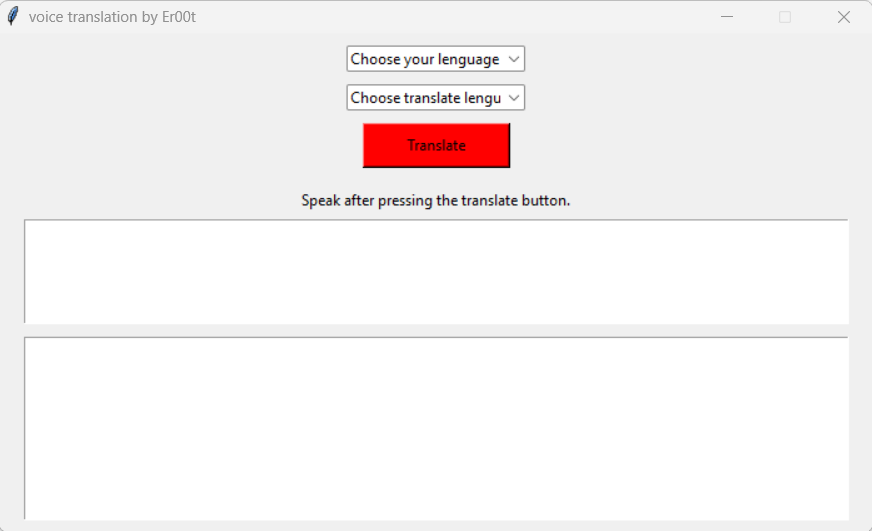

Generate this figure with Python:
import tkinter as tk
from tkinter import messagebox
from tkinter.ttk import Combobox
import speech_recognition as sr
from googletrans import Translator
from gtts import gTTS
from playsound import playsound
import random 
import os


root=tk.Tk() # açılış
root.geometry("700x400+500+250")
root.resizable(False,False)
root.title("voice translation by Er00t")

# ***************************  language selection sections ***********************
secim=tk.StringVar()
lst=['af : afrikaans',
    'sq : albanian', 
    'am : amharic', 
    'ar : arabic', 
    'hy : armenian', 
    'az : azerbaijani', 
    'eu : basque', 
    'be : belarusian', 
    'bn : bengali', 
    'bs : bosnian', 
    'bg : bulgarian', 
    'ca : catalan', 
    'ce:: cebuano', 
    'ny : chichewa', 
    'zhn: : chinese (simplified)', 
    'zhw: : chinese (traditional)', 
    'co : corsican', 
    'hr : croatian', 
    'cs : czech', 
    'da : danish', 
    'nl : dutch', 
    'en : english', 
    'eo : esperanto', 
    'et : estonian', 
    'tl : filipino', 
    'fi : finnish', 
    'fr : french', 
    'fy : frisian', 
    'gl : galician', 
    'ka : georgian', 
    'de : german', 
    'el : greek', 
    'gu : gujarati', 
    'ht : haitian creole', 
    'ha : hausa', 
    'ha:: hawaiian', 
    'iw : hebrew', 
    'he : hebrew', 
    'hi : hindi', 
    'hm:: hmong', 
    'hu : hungarian', 
    'is : icelandic', 
    'ig : igbo', 
    'id : indonesian', 
    'ga : irish', 
    'it : italian', 
    'ja : japanese', 
    'jw : javanese', 
    'kn : kannada', 
    'kk : kazakh', 
    'km : khmer', 
    'ko : korean', 
    'ku : kurdish (kurmanji)', 
    'ky : kyrgyz', 
    'lo : lao', 
    'la : latin', 
    'lv : latvian', 
    'lt : lithuanian', 
    'lb : luxembourgish', 
    'mk : macedonian', 
    'mg : malagasy', 
    'ms : malay', 
    'ml : malayalam', 
    'mt : maltese', 
    'mi : maori', 
    'mr : marathi', 
    'mn : mongolian', 
    'my : myanmar (burmese)', 
    'ne : nepali', 
    'no : norwegian', 
    'or : odia', 
    'ps : pashto', 
    'fa : persian',
    'pl : polish', 
    'pt : portuguese', 
    'pa : punjabi', 
    'ro : romanian', 
    'ru : russian', 
    'sm : samoan', 
    'gd : scots gaelic', 
    'sr : serbian', 
    'st : sesotho', 
    'sn : shona', 
    'sd : sindhi', 
    'si : sinhala', 
    'sk : slovak', 
    'sl : slovenian', 
    'so : somali', 
    'es : spanish', 
    'su : sundanese', 
    'sw : swahili', 
    'sv : swedish', 
    'tg : tajik', 
    'ta : tamil', 
    'te : telugu', 
    'th : thai', 
    'tr : turkish', 
    'uk : ukrainian', 
    'ur : urdu', 
    'ug : uyghur', 
    'uz : uzbek', 
    'vi : vietnamese', 
    'cy : welsh', 
    'xh : xhosa', 
    'yi : yiddish', 
    'yo : yoruba', 
    'zu : zulu']
list_=Combobox(root,values=lst,textvariable=secim)
list_.set('Choose your lenguage')
list_.pack(padx=10,pady=10)

def yazdır2():
    a=secim.get()[0:2]
    return a

secim2=tk.StringVar()
lst2=["af: Afrikaans",
  "ar: Arabic",
  "bg: Bulgarian",
  "bn: Bengali",
  "bs: Bosnian",
  "ca: Catalan",
  "cs: Czech",
  "da: Danish",
  "de: German",
  "el: Greek",
  "en: English",
  "es: Spanish",
  "et: Estonian",
  "fi: Finnish",
  "fr: French",
  "gu: Gujarati",
  "hi: Hindi",
  "hr: Croatian",
  "hu: Hungarian",
  "id: Indonesian",
  "is: Icelandic",
  "it: Italian",
  "iw: Hebrew",
  "ja: Japanese",
  "jw: Javanese",
  "km: Khmer",
  "kn: Kannada",
  "ko: Korean",
  "la: Latin",
  "lv: Latvian",
  "ml: Malayalam",
  "mr: Marathi",
  "ms: Malay",
  "my: Myanmar (Burmese)",
  "ne: Nepali",
  "nl: Dutch",
  "no: Norwegian",
  "pl: Polish",
  "pt: Portuguese",
  "ro: Romanian",
  "ru: Russian",
  "si: Sinhala",
  "sk: Slovak",
  "sq: Albanian",
  "sr: Serbian",
  "su: Sundanese",
  "sv: Swedish",
  "sw: Swahili",
  "ta: Tamil",
  "te: Telugu",
  "th: Thai",
  "tl: Filipino",
  "tr: Turkish",
  "uk: Ukrainian",
  "ur: Urdu",
  "vi: Vietnamese",
  "zh-CN: Chinese (Simplified)",
  "zh-TW: Chinese (Mandarin/Taiwan)",
  "zh: Chinese (Mandarin)"]
list2_=Combobox(root,values=lst2,textvariable=secim2)
list2_.set('Choose translate lenguage')
list2_.pack()

def yazdır1():
    b=secim2.get()[0:2]
    return b


# *************************** voiceover and translation **************************

translator=Translator()
dinle=sr.Recognizer()
def konus(string):
    yaz=yazdır1()
    tts=gTTS(string,lang=f"{yaz}")
    rand= random.randint(1,10000)
    file="audio-"+str(rand)+".mp3"
    tts.save(file)
    playsound(file)
    os.remove(file)

def translate():
    yaz2=yazdır2()
    with sr.Microphone() as  cevap:
        kayit=dinle.listen(cevap)
        ses=""
        try:
            ses=dinle.recognize_google(kayit, language=f'{yaz2}')
        except sr.UnknownValueError:
            messagebox.showinfo("UnknownValueError","your voice could not be understood")     
        except sr.RequestError:
            messagebox.showinfo("RequestError","try running the program again")   
        return ses
  

# ***************************  console outputs ************************************
def son():
    # messagebox.showinfo("pleas speak","çevirmek için konuşun")
    yaz=yazdır1()
    ses=translate()
    print(ses)
    ceviri=(translator.translate(ses,dest=f"{yaz}").text)
    print(ceviri)
    konus(ceviri)
    output_text.insert("end", f"{ses}\n")
    output_text2.insert("end", f"{ceviri}\n")

    return
  

button=tk.Button(root,text="Translate",fg="black", bg="red",command=son)
button.pack(padx=10,pady=10)
button.pack(ipadx=30,ipady=5)
uyari=tk.Label(root,text='Speak after pressing the translate button.',fg="black")
uyari.pack(pady=5)
output_text = tk.Text(root, height=5, width=100)
output_text.pack(anchor="e",padx=20)
output_text2= tk.Text(root, height=10, width=100)
output_text2.pack(anchor="w",padx=20,pady=10)


root.mainloop()  # kapanış
    




